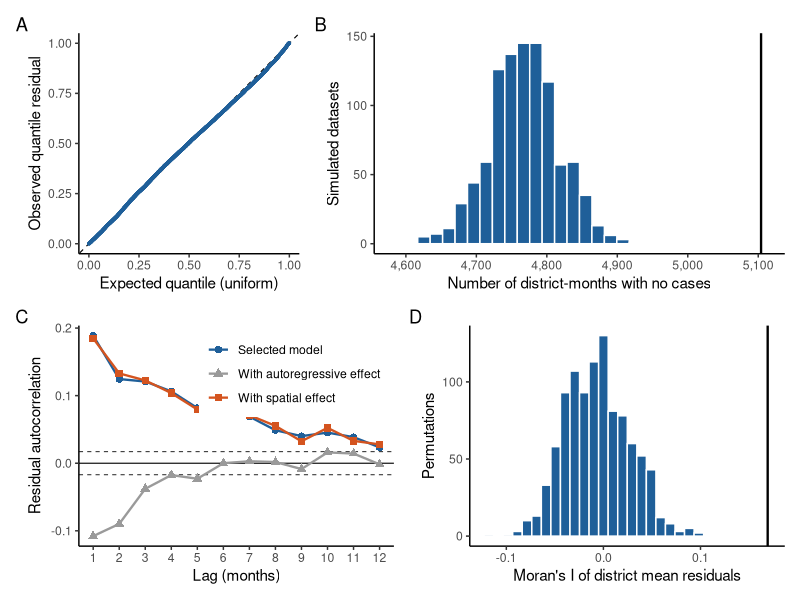
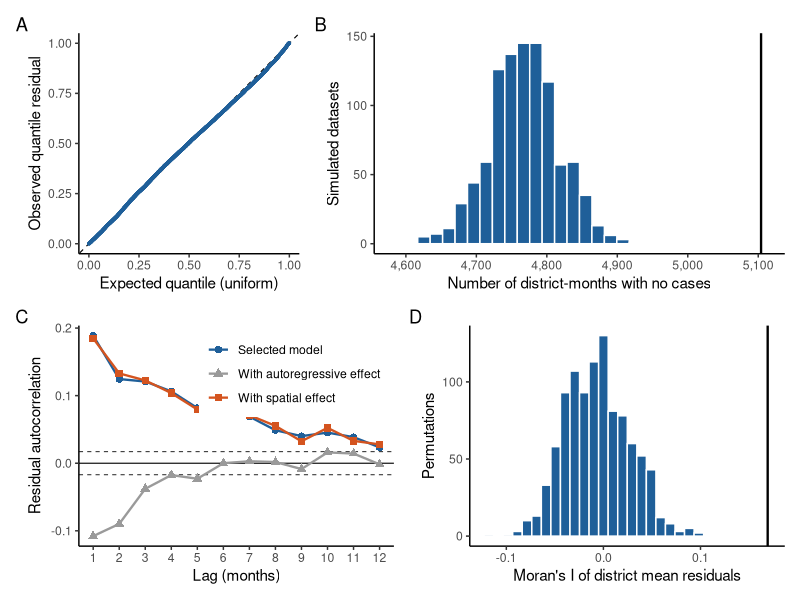
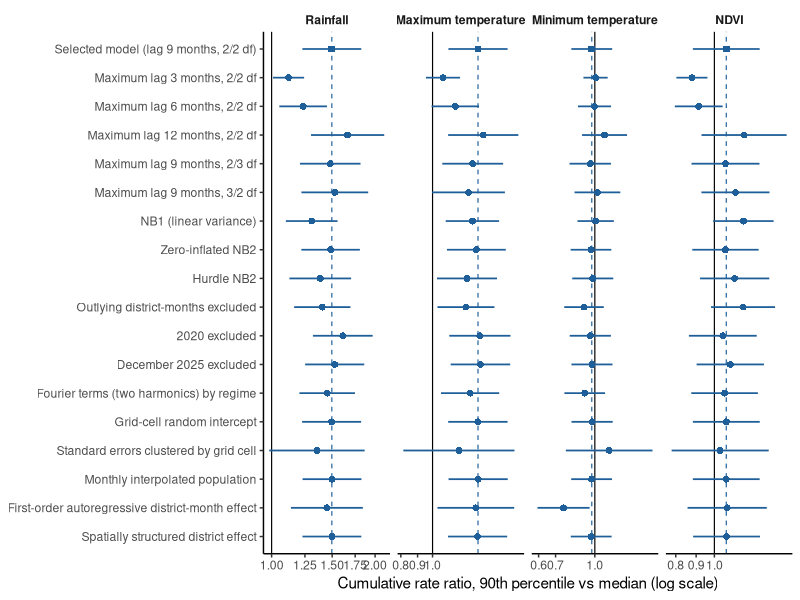
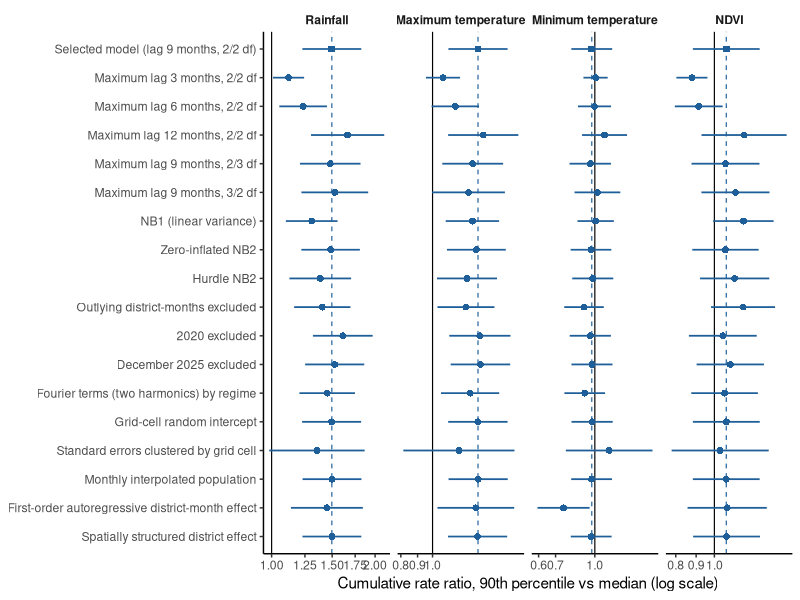

Reproduce these figures in R, in order.
# Figures 12 and 13 (Results, section 3.11). Run after analysis/sensitivity.R.
#   Fig 12: diagnostics of the selected model: (A) quantile-quantile plot of the randomized quantile residuals;
#           (B) simulated number of zero counts with the observed number; (C) residual autocorrelation within districts,
#           selected model and model with the autoregressive effect; (D) permutation distribution of Moran's I.
#   Fig 13: cumulative rate ratios (90th percentile vs median, lags 0-9) under each sensitivity analysis.
suppressPackageStartupMessages({ library(readr); library(dplyr); library(ggplot2); library(patchwork) })
BLUE <- "#1F5F99"; GREY <- "#9A9A9A"
LAB <- c(rainfall = "Rainfall", tmax = "Maximum temperature", tmin = "Minimum temperature", ndvi = "NDVI")
th <- theme_classic(base_size = 11) + theme(strip.background = element_blank(), strip.text = element_text(face = "bold"))
save_fig <- function(p, name, w, h) {
  ggsave(file.path("figures", paste0(name, ".png")), p, width = w, height = h, dpi = 300, bg = "white")
  ggsave(file.path("figures", paste0(name, ".pdf")), p, width = w, height = h, device = cairo_pdf, bg = "white")
}
tests <- read_csv("analysis/output/diagnostics.csv", show_col_types = FALSE)
main <- filter(tests, model == "Selected model")
qq <- read_csv("analysis/output/diagnostics_qq.csv", show_col_types = FALSE)
pA <- ggplot(qq, aes(expected, observed)) + geom_abline(linetype = "dashed", linewidth = 0.4) +
  geom_point(colour = BLUE, size = 0.6) + coord_equal() +
  labs(x = "Expected quantile (uniform)", y = "Observed quantile residual", tag = "A") + th
zs <- read_csv("analysis/output/diagnostics_zero_sims.csv", show_col_types = FALSE)
pB <- ggplot(zs, aes(zeros)) + geom_histogram(bins = 30, fill = BLUE, colour = "white") +
  geom_vline(xintercept = main$zeros_obs, linewidth = 0.8) + scale_x_continuous(labels = scales::label_comma()) +
  labs(x = "Number of district-months with no cases", y = "Simulated datasets", tag = "B") + th
ac <- read_csv("analysis/output/diagnostics_acf.csv", show_col_types = FALSE)
band <- 1.96 / sqrt(min(ac$n))
pC <- ggplot(ac, aes(lag, acf, colour = model, shape = model)) + geom_hline(yintercept = 0, linewidth = 0.4) +
  geom_hline(yintercept = c(-band, band), linetype = "dashed", linewidth = 0.3) +
  geom_line(linewidth = 0.8) + geom_point(size = 2.2) +
  scale_colour_manual(values = c("Selected model" = BLUE, "With autoregressive effect" = GREY, "With spatial effect" = "#D4541F"), name = NULL) +
  scale_shape_manual(values = c("Selected model" = 16, "With autoregressive effect" = 17, "With spatial effect" = 15), name = NULL) +
  scale_x_continuous(breaks = 1:12) + labs(x = "Lag (months)", y = "Residual autocorrelation", tag = "C") + th +
  theme(legend.position = c(0.98, 0.98), legend.justification = c(1, 1))
mp <- read_csv("analysis/output/diagnostics_moran_perm.csv", show_col_types = FALSE) |> filter(model == "Selected model")
pD <- ggplot(mp, aes(I)) + geom_histogram(bins = 30, fill = BLUE, colour = "white") +
  geom_vline(xintercept = main$moran_I, linewidth = 0.8) +
  labs(x = "Moran's I of district mean residuals", y = "Permutations", tag = "D") + th
save_fig((pA | pB) / (pC | pD), "Fig12", 9, 7.5)

s <- read_csv("analysis/output/sensitivity_summary.csv", show_col_types = FALSE)
cl <- read_csv("analysis/output/sensitivity_clustered_se.csv", show_col_types = FALSE) |> filter(se == "cluster") |>
  mutate(id = "cluster_se", group = "Climate data", label = "Standard errors clustered by grid cell")
s <- bind_rows(s, cl)
ORDER <- c("main", "L3", "L6", "L12", "L9_23", "L9_32", "nb1", "zinb", "hurdle", "no_outliers", "no_2020", "no_dec2025",
           "fourier", "cell_re", "cluster_se", "pop_month", "thr75", "thr90", "tr_uni", "tr_bim", "ar1", "spatial")
s <- filter(s, id %in% ORDER)
lev <- unique(s$label[order(match(s$id, ORDER))])
s <- s |> mutate(label = factor(label, levels = rev(lev)), variable = factor(LAB[variable], levels = LAB),
                 is_main = id == "main")
ref <- s |> filter(is_main) |> select(variable, ref = cumRR)
p13 <- ggplot(s, aes(cumRR, label)) +
  geom_vline(xintercept = 1, linewidth = 0.4) +
  geom_vline(data = ref, aes(xintercept = ref), linetype = "dashed", colour = BLUE, linewidth = 0.4) +
  geom_errorbarh(aes(xmin = lo, xmax = hi), height = 0, colour = BLUE, linewidth = 0.6) +
  geom_point(aes(shape = is_main), colour = BLUE, size = 2) + scale_shape_manual(values = c(`FALSE` = 16, `TRUE` = 15), guide = "none") +
  scale_x_log10() + facet_wrap(~ variable, nrow = 1, scales = "free_x") +
  labs(x = "Cumulative rate ratio, 90th percentile vs median (log scale)", y = NULL) + th
save_fig(p13, "Fig13", 11, 6.5)
cat("saved figures/Fig12 and Fig13\n")
